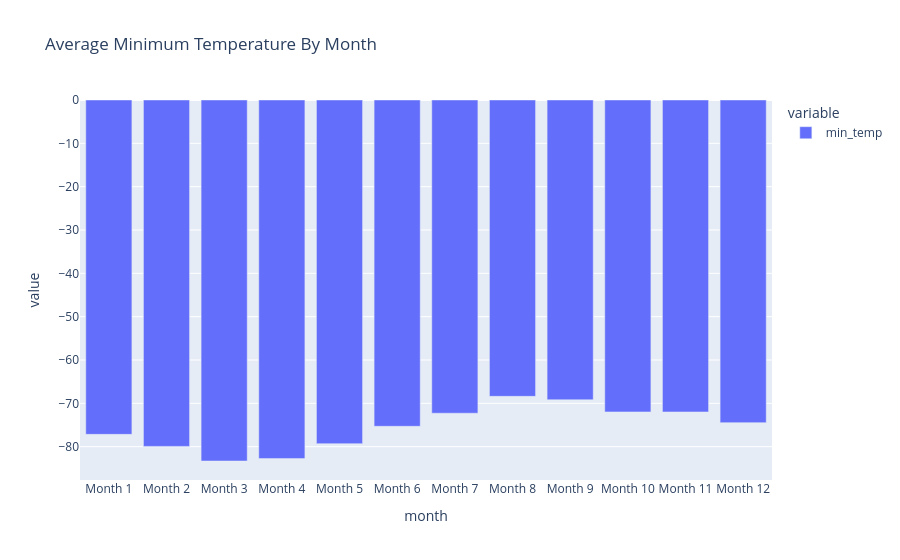

Notebook source saved alongside this figure:
### Markdown cell above
<div style="border: 3px solid #30EE99; background: #f0fff4; padding: 12px 16px; border-radius: 6px;">
  <p style="font-size: 12px; font-weight: 700; color: black; letter-spacing: 0.06em; text-transform: uppercase; margin: 0 0 8px 0;">Try this AI Prompt</p>
  <p style="font-size: 14px; color: #1a1a1a; margin: 0;">In my Plotly Express bar chart, the x-axis shows months but they're sorted alphabetically (Month 1, Month 10, Month 11, etc.) instead of Month 1 – Month 12 order. How can I replot my data so that the x-axis sorts numerically by month?</p>
</div>

### Code cell
# Bar chart of the average min_temp by month
px.bar(
    df2,
    title='Average Minimum Temperature By Month',
    category_orders={'month': ['Month 1', 'Month 2', 'Month 3', 'Month 4', 'Month 5', 'Month 6', 'Month 7', 'Month 8', 'Month 9', 'Month 10', 'Month 11', 'Month 12']}
)

### Figure 1 — Plotly figure (JSON) as saved in the notebook; plotly's stock layout.template omitted (floating-point values rounded to 4 significant figures)
{"data": [{"alignmentgroup": "True", "hovertemplate": "variable=min_temp<br>month=%{x}<br>value=%{y}<extra></extra>", "legendgroup": "min_temp", "marker": {"color": "#636efa", "pattern": {"shape": ""}}, "name": "min_temp", "offsetgroup": "min_temp", "orientation": "v", "showlegend": true, "textposition": "auto", "type": "bar", "x": ["Month 1", "Month 10", "Month 11", "Month 12", "Month 2", "Month 3", "Month 4", "Month 5", "Month 6", "Month 7", "Month 8", "Month 9"], "xaxis": "x", "y": [-77.16, -71.98, -71.99, -74.45, -79.93, -83.31, -82.75, -79.31, -75.3, -72.28, -68.38, -69.17], "yaxis": "y"}], "layout": {"autosize": true, "barmode": "relative", "legend": {"title": {"text": "variable"}, "tracegroupgap": 0}, "title": {"text": "Average Minimum Temperature By Month"}, "xaxis": {"anchor": "y", "autorange": true, "categoryarray": ["Month 1", "Month 2", "Month 3", "Month 4", "Month 5", "Month 6", "Month 7", "Month 8", "Month 9", "Month 10", "Month 11", "Month 12"], "categoryorder": "array", "domain": [0, 1], "range": [-0.5, 11.5], "title": {"text": "month"}, "type": "category"}, "yaxis": {"anchor": "x", "autorange": true, "domain": [0, 1], "range": [-87.69, 0], "title": {"text": "value"}, "type": "linear"}}}
